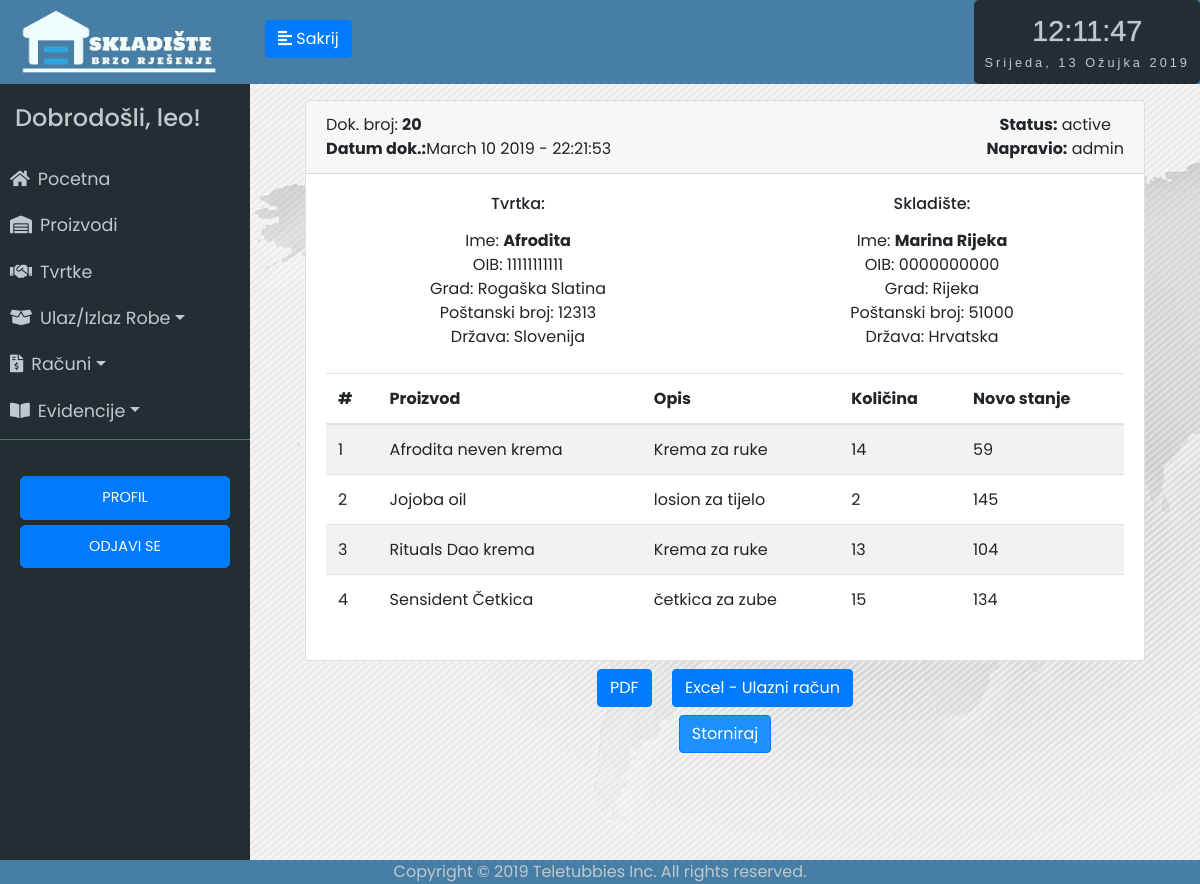
Page /receipt/20 (signed in) on the committed database.
### app/models.py (models this page shows, shortened)
class User(UserMixin, db.Model):
	id = db.Column(db.Integer, primary_key=True)
	username = db.Column(db.String(64), index=True, unique=True)
	email = db.Column(db.String(120), index=True, unique=True)
	password_hash = db.Column(db.String(128))
	last_seen = db.Column(db.DateTime, default=datetime.utcnow)
	rank = db.Column(db.String(32))
	status = db.Column(db.String(32))
	evidencija = db.relationship('Evidencija', backref='user', lazy='dynamic')
	receipt = db.relationship('Receipt', backref='stornoUser', lazy='dynamic')

class Evidencija(db.Model):
	id = db.Column(db.Integer, primary_key=True)
	proizvod_id = db.Column(db.Integer, db.ForeignKey('proizvod.id'))
	tvrtka_id = db.Column(db.Integer, db.ForeignKey('tvrtka.id'))
	promijenjena_kolicina = db.Column(db.Integer)
	trenutna_kolicina = db.Column(db.Integer)
	datum_unosa = db.Column(db.DateTime, default=datetime.utcnow)
	vrsta_unosa = db.Column(db.String(64))
	user_id = db.Column(db.Integer, db.ForeignKey('user.id'))
	receipt_id = db.Column(db.Integer, db.ForeignKey('receipt.id'))

class Receipt(db.Model):
	id = db.Column(db.Integer, primary_key=True)
	status = db.Column(db.String(64))
	date = db.Column(db.DateTime, default=datetime.utcnow)
	receipt_type = db.Column(db.String(64))
	evidencija = db.relationship('Evidencija', backref='receipt', lazy='dynamic')
	storno_date = db.Column(db.DateTime, nullable=True)
	storno_user = db.Column(db.Integer, db.ForeignKey('user.id'), nullable=True)

class Tvrtka(db.Model):
	__searchable__ = ['name']
	id = db.Column(db.Integer, primary_key=True)
	name = db.Column(db.String(64))
	oib = db.Column(db.Integer, unique=True)
	adresa = db.Column(db.String(200))
	grad = db.Column(db.String(64))
	p_broj = db.Column(db.Integer)
	drzava = db.Column(db.String(64))
	evidencija = db.relationship('Evidencija', backref='tvrtka', lazy='dynamic')

class Proizvod(db.Model):
	__searchable__ = ['name']
	id = db.Column(db.Integer, primary_key=True)
	name = db.Column(db.String(64))
	kolicina = db.Column(db.Integer, default=0)
	zemlja_podrijetla = db.Column(db.String(64))
	opis_proizvoda = db.Column(db.String(300))
	datum_unosa = db.Column(db.DateTime, default=datetime.utcnow)
	bar_kod = db.Column(db.String(64))
	evidencija = db.relationship('Evidencija', backref='proizvod', lazy='dynamic')

### app/routes.py (the view, shortened to what this page needs)
@app.route('/receipt/<id>', methods=['GET', 'POST'])
@login_required
def receipt(id):
	form = Storno()
	evidencije = Evidencija.query.filter_by(receipt_id=id)
	evidencija = Evidencija.query.filter_by(receipt_id=id).first()
	receipt = Receipt.query.get(id)
	return render_template('receipt.html', id=id, evidencije=evidencije, evidencija=evidencija, receipt=receipt, form=form)

### app/forms.py
class Storno(FlaskForm):
	submit= SubmitField('Storniraj')

### app/models.py (called while the page is built)
@login.user_loader
def load_user(id):
	return User.query.get(int(id))

### app/routes.py (called while the page is built)
@app.before_request
def before_request():
	if current_user.is_authenticated:
		current_user.last_seen = datetime.utcnow()
		db.session.commit()

### app/templates/receipt.html (shortened to what this page needs)
{% extends "base.html" %}
{% block content %}
<div id="contentToPdf" class="unos-p">
<div class="container">
	<div class="card">
		<div class="card-header">
			<span class="float-left"><span class="float-left">Dok. broj: <strong>{{id}}</strong></span><br><strong><span class="float-left">Datum dok.: </strong>{{ evidencija.datum_unosa.strftime('%B %d %Y - %H:%M:%S') }}
			</span>
			<span class="float-right"><strong>Status:</strong> {{receipt.status}} <br><strong>Napravio:</strong> {{evidencija.user.username}} </span>
		</div>
		<div class="card-body">
			<div class="row mb-4">
				<div class="col-sm-6">
					<h6 class="mb-3">Tvrtka:</h6>
					<div>
					<div>Ime: <strong>{{ evidencija.tvrtka.name }}</strong></div>
					</div>
					<div>OIB: {{ evidencija.tvrtka.oib }}</div>
					<div>Grad: {{ evidencija.tvrtka.grad }}</div>
					<div>Poštanski broj: {{ evidencija.tvrtka.p_broj }}</div>
					<div>Država: {{ evidencija.tvrtka.drzava }}</div>
				</div>
				<div class="col-sm-6">
					<h6 class="mb-3">Skladište:</h6>
					<div>
					<div>Ime: <strong>Marina Rijeka</strong></div>
					</div>
					<div>OIB: 0000000000</div>
					<div>Grad: Rijeka</div>
					<div>Poštanski broj: 51000</div>
					<div>Država: Hrvatska</div>
				</div>
			</div>
			<div class="table-responsive-sm">
				<table class="table table-striped">
					<thead>
						<tr>
							<th class="center">#</th>
							<th style=" margin-left: -100px;">Proizvod</th>
							<th>Opis</th>
							<th class="right">Količina</th>
							<th class="right">Novo stanje</th>
						</tr>
					</thead>
					<tbody>
					{% for evidencija in evidencije %}
						<tr>
							<td class="left"><script type="text/javascript">document.write(number); number+=1;</script></td>
							<td class="left">{{ evidencija.proizvod.name }}</td>
							<td class="left">{{ evidencija.proizvod.opis_proizvoda }}</td>
							<td class="right">{{ evidencija.promijenjena_kolicina }}</td>
							<td class="right">{{ evidencija.trenutna_kolicina }}</td>
						</tr>
					{% endfor %}
					</tbody>
				</table>
			</div>
		</div>
	</div>
</div>
<button class="btn btn-primary m-2" onclick="window.open('../receipt_pdf/{{id}}')">PDF</button>
{% if evidencija.vrsta_unosa =='unos' %}
            <button class="btn btn-primary m-2" onclick="window.open('{{ url_for('export_receipt_unos', id=id) }}')">Excel - Ulazni račun</button>
{% else %}
			<button class="btn btn-primary m-2" onclick="window.open('{{ url_for('export_receipt_izlaz', id=id) }}')">Excel - Izlazni račun</button>
{% endif %}
{% if receipt.status !='storno' %}
<form  action="" method="post" novalidate="">
          {{ form.submit(type="submit", class="btn btn-primary") }}
          <br>
  </form>
{% endif %}
{% endblock %}

### app/templates/base.html (shortened to what this page needs)
<html>
<head>
	<link rel="stylesheet" href="https://stackpath.bootstrapcdn.com/bootstrap/4.2.1/css/bootstrap.min.css" integrisha384-GJzZqFGwb1QTTN6wy59ffF1BuGJpLSa9DkKMp0DgiMDm4iYMj70gZWKYbI706tWS">
	<link href="../static/style.css" type="text/css" rel="stylesheet">
	<link rel="stylesheet" href="https://use.fontawesome.com/releases/v5.7.1/css/all.css">
</head>
<body onload="startTime()">
	<div class="wrapper">
	<nav id="sidebar">
		<div class="sidebar-header ">
			<img src="../static/logo5.png" style="width: 200px; height: auto;">
		</div>
		<ul class="list-unstyled components" id="navigation">
			<h4>Dobrodošli, {{ current_user.username }}!</h4>
			<li class="{% block index %}{% endblock %}">
				<a href="{{ url_for('index') }}"><i class="fas fa-home mr-2"></i>Pocetna</a>
			</li>
			<li class="{% block stanje_skladista %}{% endblock %}">
				<a href="{{ url_for('stanje_skladista1') }}"><i class="fas fa-warehouse mr-2"></i>Proizvodi</a>
			</li>
			<li class="{% block dobavljaci %}{% endblock %}">
				<a href="{{ url_for('tvrtke1') }}"><i class="fas fa-handshake mr-2"></i>Tvrtke</a>
			</li>
			<li class="{% block ulaz_izlaz %}{% endblock %}">
				<a href="#pageSubmenu2" data-toggle="collapse" aria-expanded="false" class="dropdown-toggle"><i class="fas fa-box-open mr-2"></i>Ulaz/Izlaz Robe</a>
			</li>
			<li class="{% block racuni %}{% endblock %}">
				<a href="#pageSubmenu3" data-toggle="collapse" aria-expanded="false" class="dropdown-toggle"><i class="fas fa-file-invoice-dollar mr-2"></i>Računi</a>
			</li>
			<li class="{% block evidencije %}{% endblock %}">
				<a href="#pageSubmenu" data-toggle="collapse" aria-expanded="false" class="dropdown-toggle"><i class="fas fa-book-open mr-2"></i>Evidencije</a>
			</li>
		</ul>
		<ul class="list-unstyled CTAs">
                <li>
                    <a href="{{ url_for('user', username=current_user.username) }}" class="btn btn-primary hover-plava">PROFIL</a>
                </li>
                <li>
                    <a href="{{ url_for('logout') }}" class="btn btn-primary hover-plava">ODJAVI SE</a>
                </li>
            </ul>
	</nav>
		<div class="tijelo">
	        <div class="plava-pozadina">
	        	<div class="d-flex bd-highlight">
	  				<div class="bd-highlight">
		            	<button type="button" id="sidebarCollapse" class="btn btn-primary">
			                <i class="fas fa-align-left"></i>
			                <span class="sakrij-tipku"></span>
		            	</button>
		            </div>
	  				<div class="ml-auto bd-highlight">
	  					<div id="clockdate">
		  					<div class="clockdate-wrapper">
		    					<div id="clock"></div>
		    					<div id="date"></div>
		  					</div>
						</div>
					</div>
				</div>
	    	</div>
			<div class="plavo">
			{% block content %}
			{% endblock %}
			</div>
		</div>
<footer>Copyright © 2019 Teletubbies Inc. All rights reserved.</footer>
</body>
</html>

### app/static/style.css (style rules this page uses)
body { font-family: 'Poppins', sans-serif; background: #fafafa; }
h4 { padding: 15px; }
.wrapper { display: flex; width: 100%; align-items: stretch; }
a, a:hover, a:focus { color: inherit; text-decoration: none; transition: all 0.3s; }
#sidebar { min-width: 250px; max-width: 250px; min-height: 100vh; background: #242d32; color: #bec9cd; transition: all 0.3s; }
#sidebarCollapse { margin-top: 20px; margin-left: 15px; }
#sidebar .sidebar-header { padding: 7.5px 20px; background: #477ea5; color: #f0fdfe; }
#sidebar ul.components { padding: 5px 0; border-bottom: 1px solid #47748b; }
#sidebar ul li a { padding: 10px; font-size: 1.1em; display: block; }
ul.CTAs { padding: 20px; }
ul.CTAs a { text-align: center; font-size: 0.9em !important; display: block; border-radius: 5px; margin-bottom: 5px; }
.tijelo { display: inline-block; width: 100%; }
.plavo { display: inline-block; width: 100%; text-align: center; }
.plava-pozadina { background-color: #477ea5; display: inline-block; width: 100%; height: 84px; }
.unos-p { padding-top: 2vh; padding-left: 5vh; padding-right: 5vh; background-image: url('map.jpg'); height: 100vh; }
.sakrij-tipku:before { content: 'Sakrij'; }
.clockdate-wrapper { background-color: #242d32; padding:10px; max-width:350px; width:100%; text-align:center; border-radius:5px; margin:0 auto; height: 84px; }
#clock { background-color:#242d32; font-family: sans-serif; font-size:1.8rem; text-shadow:0px 0px 1px #bec9cd; color:#bec9cd; }
#date { letter-spacing:3px; font-size:0.8rem; font-family:arial,sans-serif; color:#bec9cd; }
footer { position: fixed; left: 0; bottom: 0; width: 100%; background-color: #477ea5; color: #bec9cd; text-align: center; }
:root { --mainColor: #007bff; }
input { border: 1px solid transparent; background-color: #f1f1f1; padding: 10px; font-size: 16px; }
input[type=submit] { background-color: DodgerBlue; color: #fff; }

### rows in the picture
User: username "leo"
Evidencija: datum_unosa "March 10 2019 - 22:21:53", proizvod.name "Afrodita neven krema", proizvod.opis_proizvoda "Krema za ruke", promijenjena_kolicina "14", trenutna_kolicina "59"
Receipt: status "active"
User: user.username "admin"
Tvrtka: tvrtka.name "Afrodita", tvrtka.oib "11111111111", tvrtka.grad "Rogaška Slatina", tvrtka.p_broj "12313", tvrtka.drzava "Slovenija"
Evidencija: proizvod.name "Jojoba oil", proizvod.opis_proizvoda "losion za tijelo", promijenjena_kolicina "2", trenutna_kolicina "145"
Evidencija: proizvod.name "Rituals Dao krema", proizvod.opis_proizvoda "Krema za ruke", promijenjena_kolicina "13", trenutna_kolicina "104"
Evidencija: proizvod.name "Sensident Četkica", proizvod.opis_proizvoda "četkica za zube", promijenjena_kolicina "15", trenutna_kolicina "134"

### other values in the picture
{{ id }} "20"
